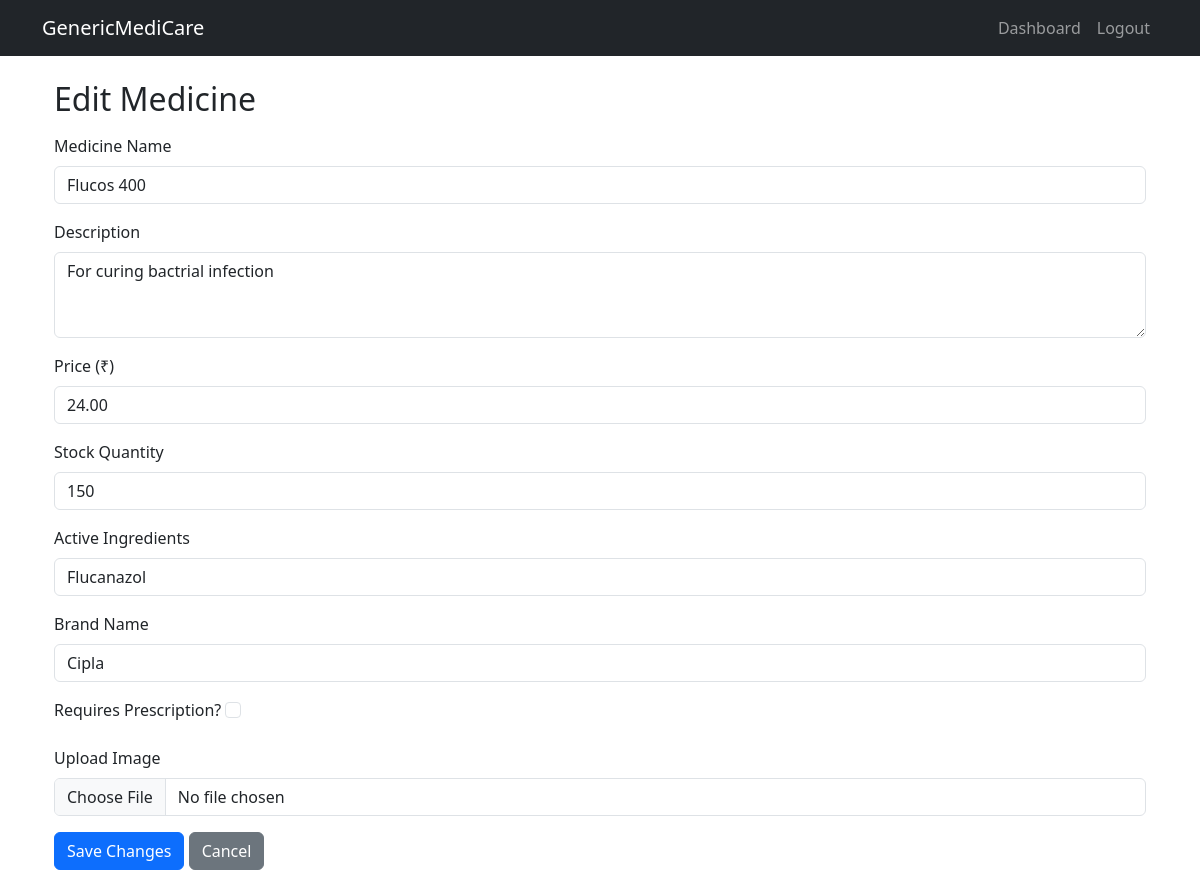
Screenshot of /medicine/edit/11/ (signed in) with the database file from the repository.
### store/models.py (models this page shows, shortened)
class Medicine(models.Model):
    seller = models.ForeignKey(SellerProfile, on_delete=models.CASCADE)  # Each medicine is listed by a seller
    name = models.CharField(max_length=255)
    description = models.TextField(blank=True, null=True)
    price = models.DecimalField(max_digits=10, decimal_places=2)
    stock = models.PositiveIntegerField()
    image = models.ImageField(upload_to='medicine_images/', null=True, blank=True)
    prescription_required = models.BooleanField(default=False)  # If True, user must upload a prescription
    active_ingredients = models.TextField(help_text="Comma-separated active ingredients")  # Used for mapping alternatives
    brand_name = models.CharField(max_length=255, null=True, blank=True)

### store/views.py (the view)
# urls.py: path('medicine/edit/<int:pk>/', edit_medicine, name='edit_medicine'),
@login_required
def edit_medicine(request, pk):
    medicine = get_object_or_404(Medicine, pk=pk)
    if medicine.seller != request.user.sellerprofile:
        return redirect('seller_dashboard')  # Prevent unauthorized access
    if request.method == "POST":
        form = MedicineForm(request.POST, request.FILES, instance=medicine)
        if form.is_valid():
            form.save()
            messages.success(request, "Medicine updated successfully!")
            return redirect('seller_dashboard')  # Redirect to seller's dashboard
        else:
            messages.error(request, "Please correct the errors below.")
    else:
        form = MedicineForm(instance=medicine)
    return render(request, 'medicine_form.html', {'form': form, 'medicine': medicine})

### store/context_processors.py (called while the page is built)
def cart_total(request):
    if request.user.is_authenticated:
        cart = Cart.objects.filter(customer__user=request.user).first()
        if cart:
            unique_items_count = cart.cartitem_set.count()  # Count unique medicines
            return {'cart_count': unique_items_count}
    return {'cart_count': 0}

### store/templates/medicine_form.html (shortened to what this page needs)
{% extends "base.html" %}
{% block content %}
<div class="container mt-4">
    <h2 class="mb-3">
        {% if delete %}
            Delete Medicine
        {% elif form.instance.pk %}
            Edit Medicine
        {% else %}
            Add Medicine
        {% endif %}
    </h2>
    <form method="post" enctype="multipart/form-data">
        {% if delete %}
            <p>Are you sure you want to delete <strong>{{ form.instance.name }}</strong>?</p>
        {% else %}
            <div class="mb-3">
                <label for="id_name" class="form-label">Medicine Name</label>
                {{ form.name }}
            </div>
            <div class="mb-3">
                <label for="id_description" class="form-label">Description</label>
                {{ form.description }}
            </div>
            <div class="mb-3">
                <label for="id_price" class="form-label">Price (₹)</label>
                {{ form.price }}
            </div>
            <div class="mb-3">
                <label for="id_stock" class="form-label">Stock Quantity</label>
                {{ form.stock }}
            </div>
            <div class="mb-3">
                <label for="id_active_ingredients" class="form-label">Active Ingredients</label>
                {{ form.active_ingredients }}
            </div>
            <div class="mb-3">
                <label for="id_brand_name" class="form-label">Brand Name</label>
                {{ form.brand_name }}
            </div>
            <div class="mb-3">
                <label for="id_prescription_required" class="form-label">Requires Prescription?</label>
                {{ form.prescription_required }}
            </div>
            <div class="mb-3">
                <label for="id_image" class="form-label">Upload Image</label>
                {{ form.image }}
            </div>
        {% endif %}
        <button type="submit" class="btn btn-{% if delete %}danger{% else %}primary{% endif %}">
            {% if delete %}Delete{% elif form.instance.pk %}Save Changes{% else %}Add Medicine{% endif %}
        </button>
        <a href="{% url 'seller_dashboard' %}" class="btn btn-secondary">Cancel</a>
    </form>
</div>
{% endblock %}

### rows the page displays
Medicine: name "Flucos 400", description "For curing bactrial infection", price "24.00", stock "150", active_ingredients "Flucanazol", brand_name "Cipla"
